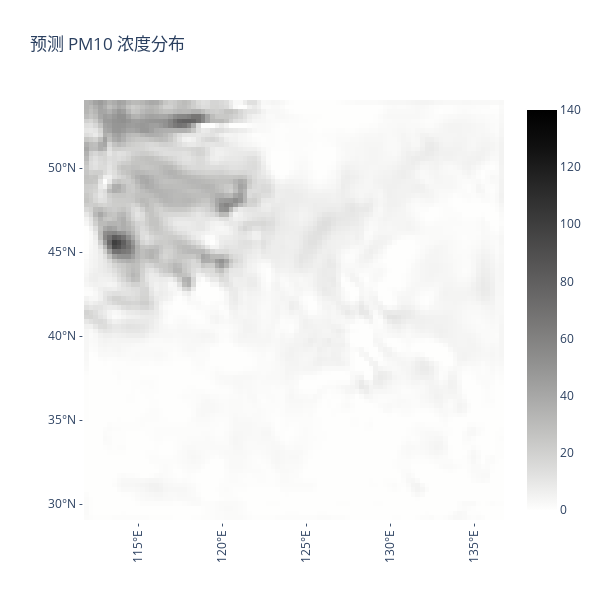

Notebook cell for this chart:
### Code cell
fig = px.imshow(pred.cpu().detach().numpy()[0],zmax=140, color_continuous_scale="gray_r", width=600, height=600, title="预测 PM10 浓度分布")
x = [11, 29, 47, 65, 83]
y = [14, 32, 50, 68, 86]
xticks=["115°E -", "120°E -", "125°E -", "130°E -", "135°E -"]
yticks=["50°N -", "45°N -", "40°N -", "35°N -", "30°N -"]  
fig.update_yaxes(tickvals=y, ticktext=yticks)
fig.update_xaxes(tickvals=x, ticktext=xticks, tickangle=-90)
# fig.write_image("Result/Pred.png", scale=2)
fig.show()

### Figure 1 — Plotly figure (JSON) as saved in the notebook; plotly's stock layout.template omitted (floating-point values rounded to 4 significant figures; data arrays with more than 128 entries replaced by an {"elided": "..."} marker saying what was removed)
{"data": [{"coloraxis": "coloraxis", "hovertemplate": "x: %{x}<br>y: %{y}<br>color: %{z}<extra></extra>", "name": "0", "type": "heatmap", "xaxis": "x", "yaxis": "y", "z": {"elided": "90x90 float values"}}], "layout": {"coloraxis": {"cmax": 140, "cmin": 0, "colorscale": [[0, "rgb(254, 254, 253)"], [0.09091, "rgb(224, 224, 223)"], [0.1818, "rgb(197, 197, 195)"], [0.2727, "rgb(171, 171, 170)"], [0.3636, "rgb(146, 146, 145)"], [0.4545, "rgb(124, 123, 122)"], [0.5455, "rgb(102, 101, 101)"], [0.6364, "rgb(81, 80, 80)"], [0.7273, "rgb(59, 59, 59)"], [0.8182, "rgb(38, 38, 38)"], [0.9091, "rgb(16, 16, 16)"], [1, "rgb(0, 0, 0)"]]}, "height": 600, "title": {"text": "预测 PM10 浓度分布"}, "width": 600, "xaxis": {"anchor": "y", "constrain": "domain", "domain": [0, 1], "scaleanchor": "y", "tickangle": -90, "ticktext": ["115°E -", "120°E -", "125°E -", "130°E -", "135°E -"], "tickvals": [11, 29, 47, 65, 83]}, "yaxis": {"anchor": "x", "autorange": "reversed", "constrain": "domain", "domain": [0, 1], "ticktext": ["50°N -", "45°N -", "40°N -", "35°N -", "30°N -"], "tickvals": [14, 32, 50, 68, 86]}}}
